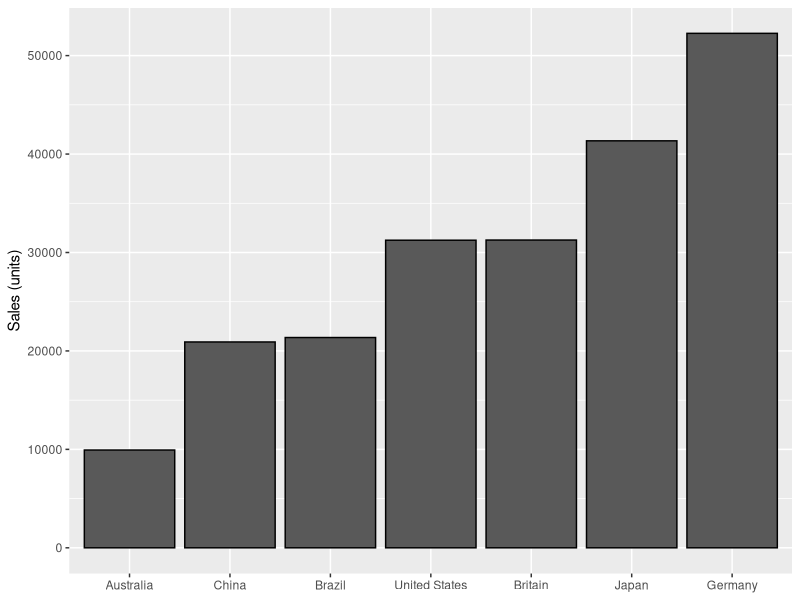

Recreate this plot in R.
# Load packages ----
library(tidyverse)
library(skimr)

# Import data ----
weekly_store <- read_csv(
    file = "000_data/003_chapter_3.csv"
)

# Inspect ----
weekly_store |>
    glimpse()

# Transform ----
weekly_store <- weekly_store |>
    mutate(
        storeNum = factor(storeNum, ordered = FALSE),
        Year = factor(Year, levels = 1:2, ordered = TRUE),
        Week = factor(Week, levels = 1:52, ordered = TRUE),
        p1prom = as.logical(p1prom),
        p2prom = as.logical(p2prom)
    )

# Summarise
weekly_store |>
    skim()

# Count ---
weekly_store |>
    count(country)

# Visualization ----
## First identify the variables of interest
## p2sales
## country
weekly_store_sales_by_country <- weekly_store |>
    group_by(country) |>
    summarise(sum_p2sales = sum(p2sales)) |>
    mutate(
        country = fct_reorder(
            .f = country,
            .x = sum_p2sales
        )
    )

weekly_store_sales_by_country

weekly_store_sales_by_country |>
    ggplot() +
    geom_col(
        aes(
            x = country,
            y = sum_p2sales
        ),
        color = "black"
    ) +
    scale_x_discrete(
        labels = c(
            "Australia",
            "China",
            "Brazil",
            "United States",
            "Britain",
            "Japan",
            "Germany"
        )
    ) +
    labs(
        x = NULL,
        y = "Sales (units)"
    )
